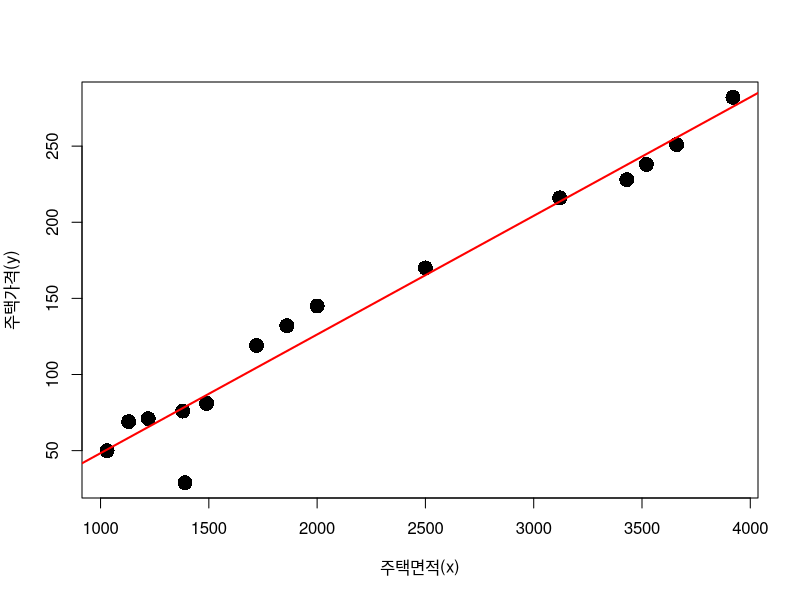

Source code (R):
x <- 10*c(138,312,352,113,103,172,392,
          149,186,343,200,366,250,122,139)
y <- c(76,216,238,69,50,119,282,81,132,
       228,145,251,170,71,29)

df1 <- data.frame(x,y)
plot(df1, pch = 16, cex = 2,
     xlab = "주택면적(x)",
     ylab = "주택가격(y)")

reg1 <- lm(y ~ x, data = df1)
abline(reg1, col ="red", lwd=2)

predict(reg1, data.frame(x=c(3000,4000)))

reg2 <- lm(x ~ y, data = df1)
predict(reg2, data.frame(y=c(150))) 

df1$y_hat <- reg1$fitted.values

df1$잔차 <- reg1$residuals

sum(df1$잔차)
